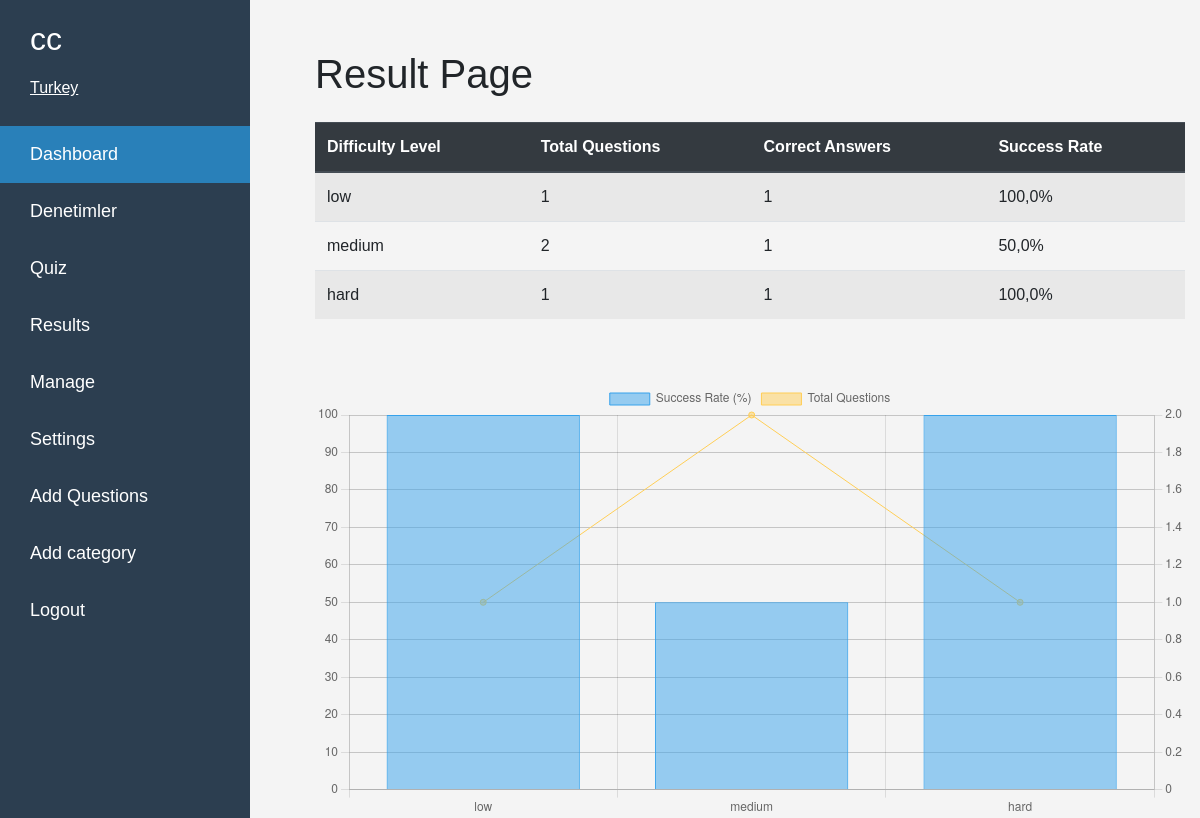
Page /result/ (signed in) on the committed database.
### quiz/models.py (models this page shows, shortened)
class Result(models.Model):
    user = models.ForeignKey(User, on_delete=models.CASCADE)  # Sonucu olan kullanıcı
    question = models.ForeignKey(Question, on_delete=models.CASCADE)  # İlgili soru
    answer = models.CharField(max_length=3, choices=Question.BOOLEAN_CHOICES)  # Kullanıcının verdiği cevap
    is_correct = models.BooleanField(default=False)  # Cevabın doğruluğu
    difficulty = models.CharField(max_length=10, choices=Question.DIFFICULTY_CHOICES)  # Sorunun zorluk seviyesi
    comments_allowed = models.BooleanField(default=True)  # Yorum yapılmasına izin verilip verilmediği

### quiz/views.py (the view)
# urls.py: path('result/', views.result_page, name='result_page'),
def result_page(request):
    user_results = Result.objects.filter(user=request.user)
    difficulty_levels = [choice[0] for choice in Question.DIFFICULTY_CHOICES]
    result_data = {}
    for level in difficulty_levels:
        user_results_by_level = user_results.filter(difficulty=level)
        total_questions = user_results_by_level.count()
        correct_answers = user_results_by_level.filter(is_correct=True).count()
        success_rate = 0
        if total_questions != 0:
            success_rate = (correct_answers / total_questions) * 100
        result_data[level] = {
            'total_questions': total_questions,
            'correct_answers': correct_answers,
            'success_rate': success_rate
        }
    return render(request, 'result_page.html', {'result_data': result_data})

### quiz/templates/result_page.html (shortened to what this page needs)
{% extends "layout.html" %}
{% block content %}
<div class="container mt-5">
    <h1 class="mb-4">Result Page</h1>
    <div class="table-responsive">
        <table class="table table-striped">
            <thead class="thead-dark">
                <tr>
                    <th>Difficulty Level</th>
                    <th>Total Questions</th>
                    <th>Correct Answers</th>
                    <th>Success Rate</th>
                </tr>
            </thead>
            <tbody>
                {% for level, data in result_data.items %}
                <tr>
                    <td>{{ level }}</td>
                    <td>{{ data.total_questions }}</td>
                    <td>{{ data.correct_answers }}</td>
                    <td>{{ data.success_rate }}%</td>
                </tr>
                {% endfor %}
            </tbody>
        </table>
    </div>
    <div class="mt-5">
        <canvas id="resultsChart" width="800" height="400"></canvas>
    </div>
</div>
<script>
document.addEventListener('DOMContentLoaded', function() {
    const ctx = document.getElementById('resultsChart').getContext('2d');
    const resultData = {{ result_data|safe }};
    const labels = Object.keys(resultData);
    const successRates = Object.values(resultData).map(data => data.success_rate);
    const totalQuestions = Object.values(resultData).map(data => data.total_questions);
    const myChart = new Chart(ctx, {
        type: 'bar',
        data: {
            labels: labels,
            datasets: [{
                label: 'Success Rate (%)',
                data: successRates,
                backgroundColor: 'rgba(54, 162, 235, 0.5)',
                borderColor: 'rgba(54, 162, 235, 1)',
                borderWidth: 1
            }, {
                label: 'Total Questions',
                data: totalQuestions,
                backgroundColor: 'rgba(255, 206, 86, 0.5)',
                borderColor: 'rgba(255, 206, 86, 1)',
                borderWidth: 1,
                type: 'line',
                yAxisID: 'yAxisTotalQuestions',
            }]
        },
        options: {
            scales: {
                y: {
                    beginAtZero: true
                },
                yAxisTotalQuestions: {
                    type: 'linear',
                    display: true,
                    position: 'right'
                }
            }
        }
    });
});
</script>
{% endblock %}

### templates/layout.html (shortened to what this page needs)
<!DOCTYPE html>
<html lang="en">
<head>
    <link href="https://stackpath.bootstrapcdn.com/bootstrap/4.3.1/css/bootstrap.min.css" rel="stylesheet">
</head>
<body>
    {% include 'partials/_navbar.html' %}
    <div class="icerik">
        {% block content %}{% endblock %}
    </div>
</body>
</html>

### templates/partials/_navbar.html (shortened to what this page needs)
<div class="sidebar">
    <div class="profile-info">
        <h2>{{user.username}}</h2>
        <p>Turkey</p>
    </div>
    <a href="{% url 'dashboard' %}" class="active">Dashboard</a>
    <a href="{% url 'denetim' %}">Denetimler</a>
    <a href="{% url 'select_category' %}">Quiz</a>
    <a href="{% url 'result_page' %}">Results</a>
    {% if user.is_staff %}
        <a href="#">Manage</a>
        <a href="{% url 'settings' %}">Settings</a>
        <a href="{% url 'add_question' %}">Add Questions</a>
        <a href="{% url 'add_category' %}">Add category</a>
    {% endif %}
    <a href="{% url 'logout' %}">Logout</a>
</div>

### templates/partials/_navbar.html (style rules this page uses)
body { font-family: 'Arial', sans-serif; margin: 0; padding: 0; background-color: #f4f4f4; }
.sidebar { height: 100%; width: 250px; position: absolute; z-index: 1; top: 0; left: 0; background-color: #2c3e50; overflow-x: hidden; padding-top: 20px; }
.sidebar a { padding: 15px 10px 15px 30px; text-decoration: none; font-size: 18px; color: white; display: block; }
.sidebar a.active { background-color: #2980b9; }
.profile-info p { color: white; padding: 0 0 10px 30px; text-decoration: underline; }
.profile-info h2 { color: white; padding: 0 0 10px 30px; }

### templates/layout.html (style rules this page uses)
.icerik { margin-left: 300px; margin-top: 50px; }

### rows in the picture
Result: difficulty "low", total_questions "1", correct_answers "1", success_rate "100,0"
Result: difficulty "hard", total_questions "1", correct_answers "1", success_rate "100,0"

### other values in the picture
{{ user.username }} "cc"
{{ level }} "medium"
{{ data.total_questions }} "2"
{{ data.correct_answers }} "1"
{{ data.success_rate }} "50,0"
chart data {{ result_data|safe }} {'low': {'total_questions': 1, 'correct_answers': 1, 'success_rate': 100.0}, 'medium': {'total_questions': 2, 'correct_answers': 1, 'success_rate': 50.0}, 'hard': {'total_questions': 1, 'correct_answers': 1, 'success_rate': 100.0}}
